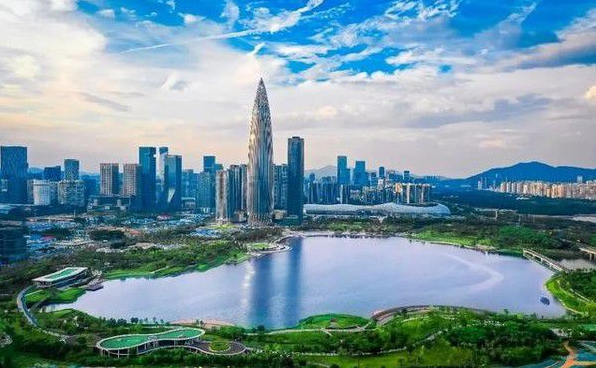
#> input picture Opnecv/Image enhancement/shenzhen.png, 596 x 368 px
$ jupyter execute Untitled.ipynb
#> lines starting #> are read from the running program, lines starting #| are printed output that depends on the picture
[cell 1]
import cv2
import copy
import math
import numpy as np
import matplotlib.pyplot as plt

'''img = cv2.imread('shenzhen.png', cv2.IMREAD_COLOR)
cv2.imshow('img1', img)
cv2.waitKey(0)'''
'''cimg = cv2.imread('shenzhen.png', cv2.IMREAD_COLOR)
gimg = cv2.cvtColor(cimg, cv2.COLOR_BGR2GRAY)

gamma = copy.deepcopy(gimg)
gamma2 = copy.deepcopy(gimg).astype(np.float64)
#print(gamma2)
#print(type(gimg))
#print(gamma.shape)
rows = gamma.shape[0]
cols = gamma.shape[1]

for r in range(rows) :
    for c in range(cols) :
        gamma[r][c] = 1 * pow(gimg[r][c], 1.1)
cv2.imshow('gimg', gimg)
cv2.imshow('gamma', gamma)
cv2.waitKey(0)

for r in range(rows) :
    for c in range(cols) :
        gamma2[r][c] = 1 / (1 + math.exp(-1 * gimg[r][c] * 0.04)) - 0.5
delta = gamma2.max() - gamma2.min()
gamma2 = 256 * (gamma2 - gamma2.min()) / delta
gamma2 = gamma2.astype(np.uint8)
print(gamma2)
cv2.imshow('gimg', gimg)
cv2.imshow('gamma', gamma)
cv2.waitKey(0)'''

'''mask = cv2.imread('shenzhen_mask.bmp', cv2.IMREAD_GRAYSCALE)
mask = cv2.bitwise_not(mask)
cimg2 = cv2.imread('shenzhen.png', cv2.IMREAD_GRAYSCALE)
new_img = cv2.bitwise_and(mask, cimg2)
cv2.imshow('new_img', new_img)
#cv2.waitKey(0)'''

'''circle = cv2.imread('circle.png', cv2.IMREAD_GRAYSCALE)
square = cv2.imread('square.png', cv2.IMREAD_GRAYSCALE)
square = cv2.resize(square, (circle.shape[1], circle.shape[0]))
print(circle.shape)
print(square.shape)
img_add = cv2.bitwise_and(circle, square)
cv2.imshow('img_add', img_add)
cv2.waitKey(0)'''

'''gimg2 = None
for i in range(1, 65) :
    path = 'noiseimages/' + str(i) + ".bmp"
    tmpimg = cv2.imread(path, cv2.IMREAD_GRAYSCALE)
    if gimg2 is None :
        gimg2 = tmpimg.astype(np.float64)
    else :
        gimg2 += tmpimg.astype(np.float64)
gimg2 /= 64
gimg2 = gimg2.astype(np.uint8)
cv2.imshow('gimg2', gimg2)
cv2.imshow('gimg', gimg)
cv2.waitKey(0)'''
img = cv2.imread('shenzhen.png', cv2.IMREAD_GRAYSCALE)
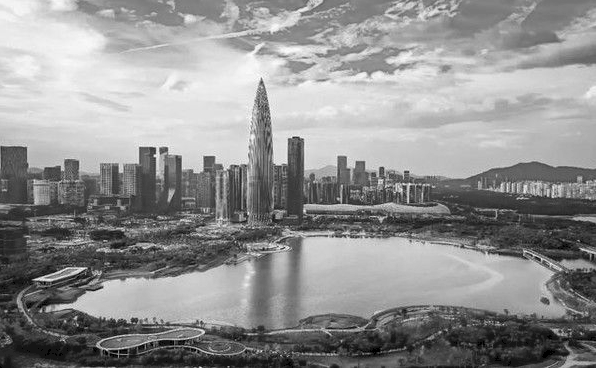
#> img: shape (368, 596); min 0, max 253, mean 144.8
img2 = cv2.equalizeHist(img)
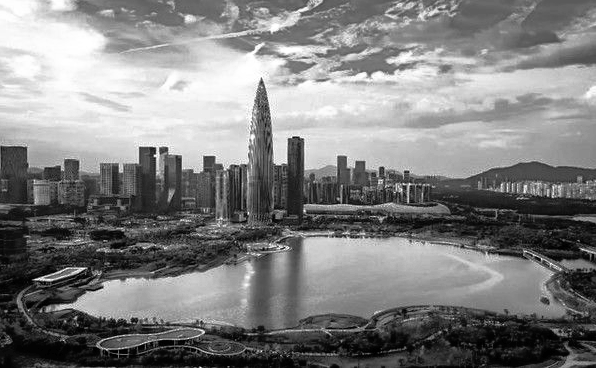
#> img2: shape (368, 596); min 0, max 255, mean 128.2
cv2.imshow('img2', img2)
cv2.imshow('img', img)
#cv2.waitKey(0)

plt.hist(img.ravel(), 256)
plt.figure()
plt.hist(img2.ravel(), 256)
plt.figure()
plt.show()
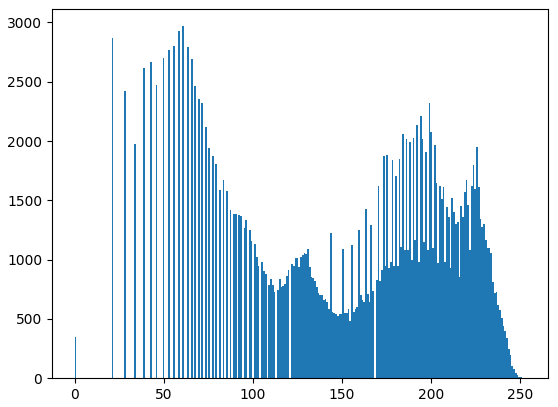
#> figure drawn by matplotlib, 1 panel; tallest bar 2968 high, from x = 60.29 to 61.27
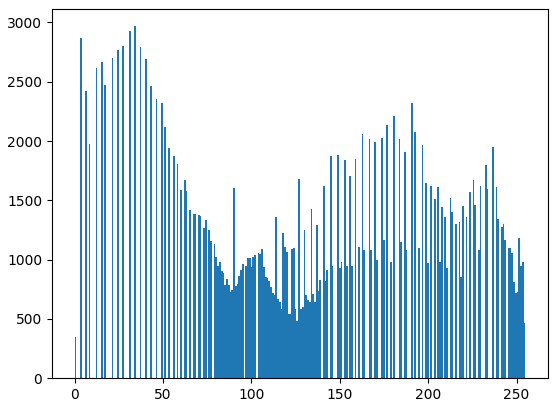
#> figure drawn by matplotlib, 1 panel; tallest bar 2968 high, from x = 33.87 to 34.86
cv2.waitKey(0)
